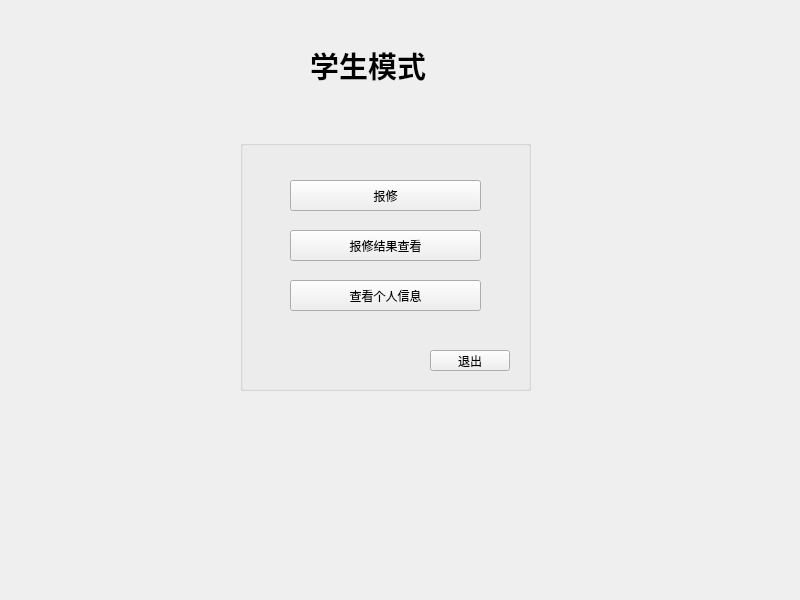
<?xml version="1.0" encoding="UTF-8"?>
<ui version="4.0">
 <class>StudentWindow</class>
 <widget class="QWidget" name="StudentWindow">
  <property name="geometry">
   <rect>
    <x>0</x>
    <y>0</y>
    <width>800</width>
    <height>600</height>
   </rect>
  </property>
  <property name="windowTitle">
   <string>Form</string>
  </property>
  <widget class="QGroupBox" name="groupBox">
   <property name="geometry">
    <rect>
     <x>240</x>
     <y>140</y>
     <width>291</width>
     <height>251</height>
    </rect>
   </property>
   <property name="layoutDirection">
    <enum>Qt::LeftToRight</enum>
   </property>
   <property name="title">
    <string/>
   </property>
   <property name="flat">
    <bool>true</bool>
   </property>
   <property name="checkable">
    <bool>false</bool>
   </property>
   <widget class="QPushButton" name="RepairBtn">
    <property name="geometry">
     <rect>
      <x>50</x>
      <y>40</y>
      <width>191</width>
      <height>31</height>
     </rect>
    </property>
    <property name="text">
     <string>报修</string>
    </property>
   </widget>
   <widget class="QPushButton" name="RepairInfoBtn">
    <property name="geometry">
     <rect>
      <x>50</x>
      <y>90</y>
      <width>191</width>
      <height>31</height>
     </rect>
    </property>
    <property name="text">
     <string>报修结果查看</string>
    </property>
   </widget>
   <widget class="QPushButton" name="ViewInfoBtn">
    <property name="geometry">
     <rect>
      <x>50</x>
      <y>140</y>
      <width>191</width>
      <height>31</height>
     </rect>
    </property>
    <property name="text">
     <string>查看个人信息</string>
    </property>
   </widget>
   <widget class="QPushButton" name="ReturnLoginBtn">
    <property name="geometry">
     <rect>
      <x>190</x>
      <y>210</y>
      <width>80</width>
      <height>21</height>
     </rect>
    </property>
    <property name="text">
     <string>退出</string>
    </property>
   </widget>
  </widget>
  <widget class="QLabel" name="TitleLabel">
   <property name="geometry">
    <rect>
     <x>310</x>
     <y>30</y>
     <width>171</width>
     <height>71</height>
    </rect>
   </property>
   <property name="font">
    <font>
     <pointsize>22</pointsize>
     <bold>true</bold>
    </font>
   </property>
   <property name="text">
    <string>学生模式</string>
   </property>
   <property name="textFormat">
    <enum>Qt::AutoText</enum>
   </property>
  </widget>
 </widget>
 <resources/>
 <connections/>
</ui>
